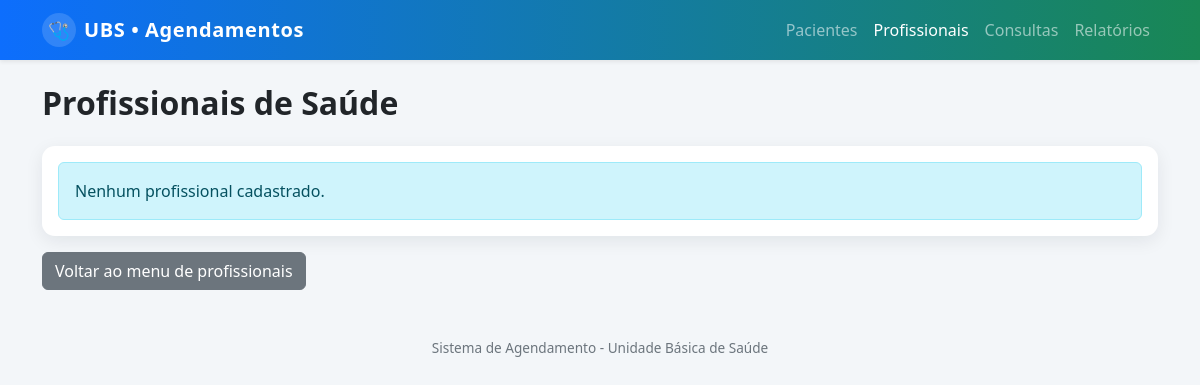
Before: /profissionais with the older database file.
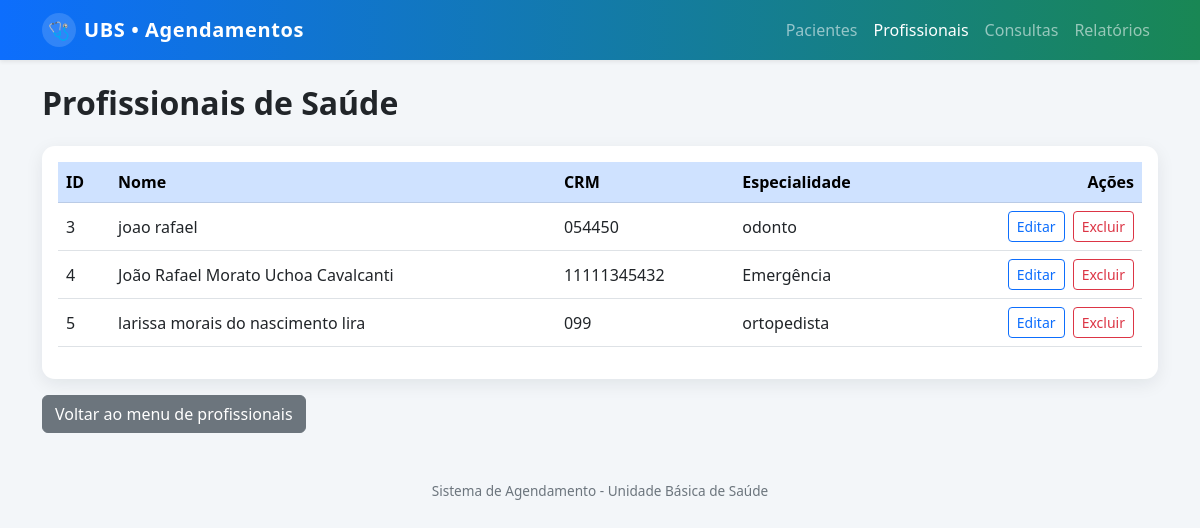
After: the same page with the newer database file.
### tables this page shows
CREATE TABLE profissionais (
        id INTEGER PRIMARY KEY AUTOINCREMENT,
        nome_completo TEXT NOT NULL,
        crm TEXT NOT NULL UNIQUE,
        especialidade TEXT 
    );

### app.py (the view)
@app.route('/profissionais')
def listar_profissionais():
    conn = conectar()
    cursor = conn.cursor()
    cursor.execute("SELECT * FROM profissionais")
    profissionais = cursor.fetchall()
    conn.close()
    return render_template('profissionais/listar.html', profissionais=profissionais)

### database.py (called while the page is built)
def conectar(): # Define a função 'conectar' que será usada para abrir a conexão com o banco.
    con = sqlite3.connect("ubs.db", check_same_thread=False)
    con.row_factory = sqlite3.Row
    return con # Retorna o objeto de conexão para quem chamou a função.

### templates/profissionais/listar.html
{% extends "base.html" %}
{% block content %}
<h2 class="mb-4 fw-semibold">Profissionais de Saúde</h2>
<div class="card card-ubs">
    <div class="card-body">
        {% if profissionais %}
        <div class="table-responsive">
            <table class="table table-hover align-middle">
                <thead class="table-primary">
                    <tr>
                        <th>ID</th>
                        <th>Nome</th>
                        <th>CRM</th>
                        <th>Especialidade</th>
                        <th class="text-end">Ações</th>
                    </tr>
                </thead>
                <tbody>
                    {% for p in profissionais %}
                    <tr>
                        <td>{{ p[0] }}</td>
                        <td>{{ p[1] }}</td>
                        <td>{{ p[2] }}</td>
                        <td>{{ p[3] }}</td>
                        <td class="text-end">
                            <a href="{{ url_for('editar_profissional', id=p[0]) }}"
                               class="btn btn-sm btn-outline-primary">
                                Editar
                            </a>
                            <a href="{{ url_for('excluir_profissional', id=p[0]) }}"
                               class="btn btn-sm btn-outline-danger ms-1">
                                Excluir
                            </a>
                        </td>
                    </tr>
                    {% endfor %}
                </tbody>
            </table>
        </div>
        {% else %}
            <div class="alert alert-info mb-0">
                Nenhum profissional cadastrado.
            </div>
        {% endif %}
    </div>
</div>
<a href="{{ url_for('menu_profissionais') }}" class="btn btn-secondary mt-3">
       Voltar ao menu de profissionais
</a>
{% endblock %}

### templates/base.html (shortened to what this page needs)
<!DOCTYPE html>
<html lang="pt-BR">
<head>
    <link
        href="https://cdn.jsdelivr.net/npm/bootstrap@5.3.0/dist/css/bootstrap.min.css"
        rel="stylesheet">
</head>
<body>
    <nav class="navbar navbar-expand-lg navbar-dark navbar-ubs shadow-sm">
        <div class="container">
            <a class="navbar-brand d-flex align-items-center" href="{{ url_for('index') }}">
                <div class="logo-pill">
                    🩺
                </div>
                <span>UBS • Agendamentos</span>
            </a>
            <div class="collapse navbar-collapse" id="navbarSupportedContent">
                <ul class="navbar-nav ms-auto mb-2 mb-lg-0">
                    <li class="nav-item">
                        <a class="nav-link{% if request.path.startswith('/pacientes') %} active{% endif %}"
                           href="{{ url_for('menu_pacientes') }}">
                            Pacientes
                        </a>
                    </li>
                    <li class="nav-item">
                        <a class="nav-link{% if request.path.startswith('/profissionais') %} active{% endif %}"
                           href="{{ url_for('menu_profissionais') }}">
                            Profissionais
                        </a>
                    </li>
                    <li class="nav-item">
                        <a class="nav-link{% if request.path.startswith('/consultas') %} active{% endif %}"
                           href="{{ url_for('menu_consultas') }}">
                            Consultas
                        </a>
                    </li>
                    <li class="nav-item">
                        <a class="nav-link{% if request.path.startswith('/relatorios') %} active{% endif %}"
                           href="{{ url_for('menu_relatorios') }}">
                            Relatórios
                        </a>
                    </li>
                </ul>
            </div>
        </div>
    </nav>
    <div class="container page-wrapper">
        {% block content %}
        {% endblock %}
    </div>
    <footer class="text-center mt-3">
        Sistema de Agendamento - Unidade Básica de Saúde
    </footer>
</body>
</html>

### templates/base.html (style rules this page uses)
body { background: #f3f6f9; }
.navbar-ubs { background: linear-gradient(90deg, #0d6efd, #198754); }
.navbar-brand span { font-weight: 600; letter-spacing: .03em; }
.logo-pill { width: 34px; height: 34px; border-radius: 50%; background: rgba(255,255,255,.15); display: flex; align-items: center; justify-content: center; margin-right: .5rem; font-size: 1.1rem; }
.page-wrapper { padding-top: 1.5rem; padding-bottom: 2rem; }
.card-ubs { border-radius: 0.8rem; border: none; box-shadow: 0 5px 18px rgba(15, 23, 42, 0.08); }
footer { font-size: 0.85rem; color: #6c757d; }

Changed rows visible on the page:
added profissionais: id "3", nome_completo "joao rafael", crm "054450", especialidade "odonto"
added profissionais: id "4", nome_completo "João Rafael Morato Uchoa Cavalcanti", crm "11111345432", especialidade "Emergência"
added profissionais: id "5", nome_completo "larissa morais do nascimento lira", crm "099", especialidade "ortopedista"
Other visible differences:
text no longer shown: "Nenhum profissional cadastrado."
text now shown: "ID Nome CRM Especialidade Ações"
